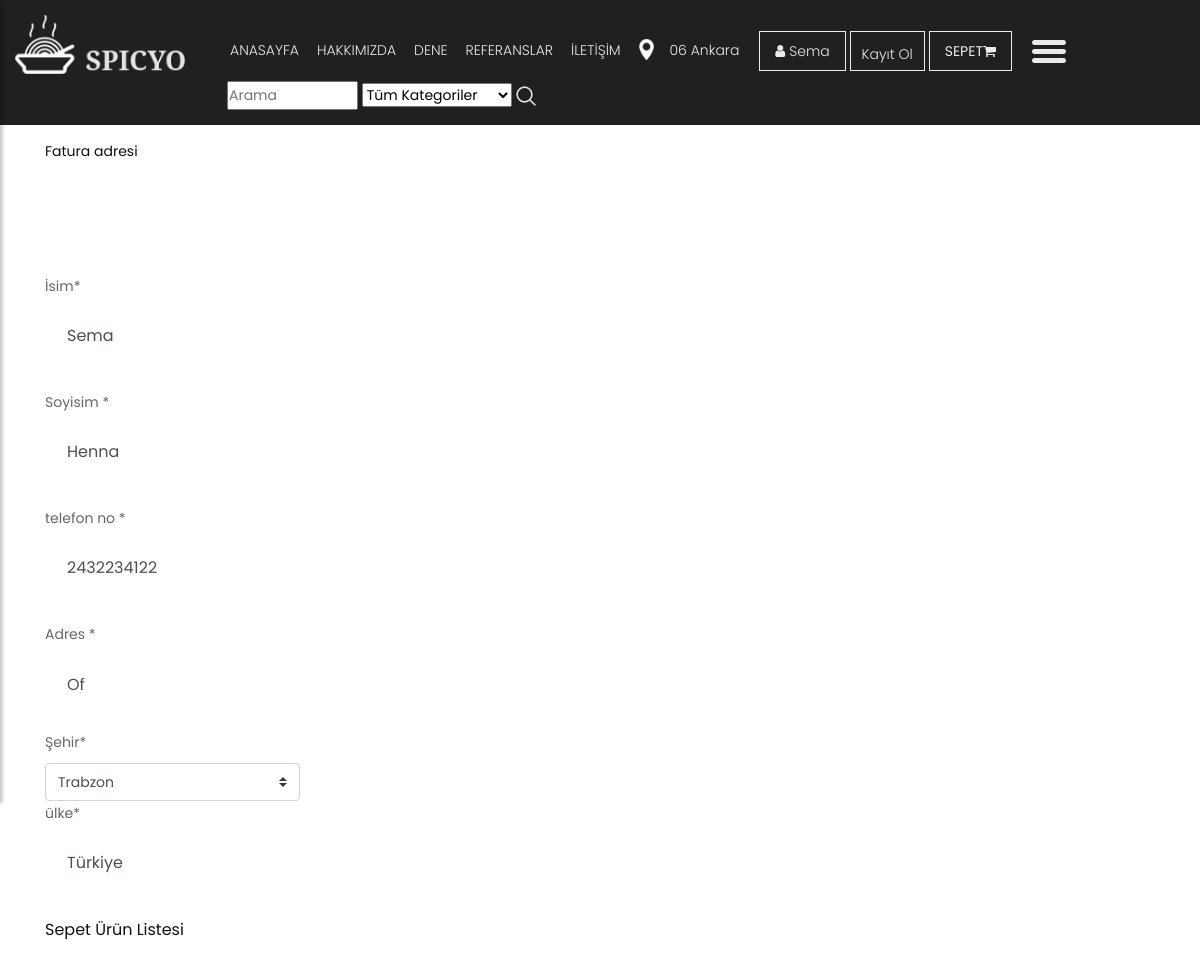
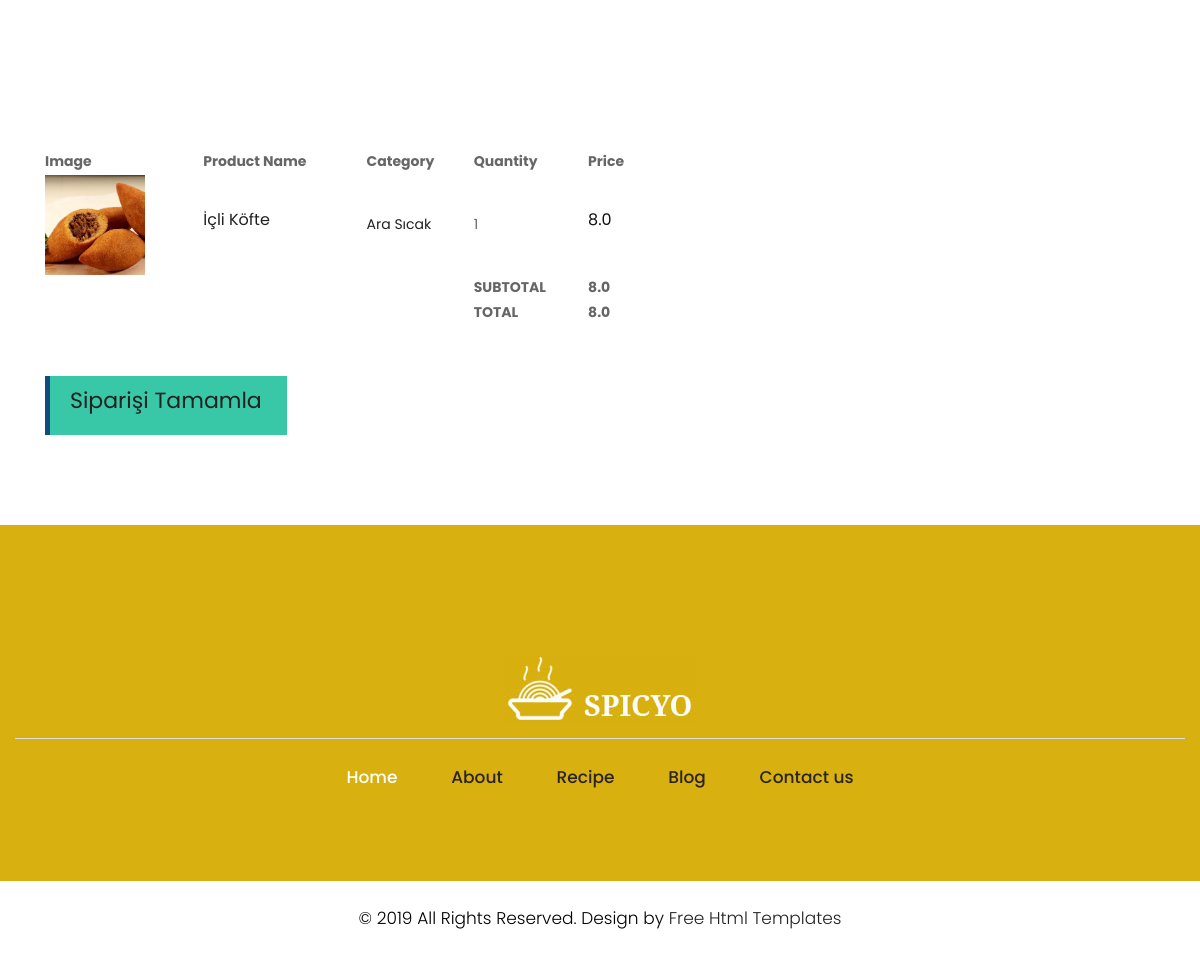
/order/orderproduct/ (signed in), run on the app's committed database (2 pictures, top to bottom).
### home/models.py (models this page shows, shortened)
class UserProfile(models.Model):
    user = models.OneToOneField(User, on_delete=models.CASCADE)
    phone = models.CharField(blank=True, max_length=20)
    address = models.CharField(max_length=150)
    city = models.CharField(blank=True, max_length=20)
    country = models.CharField(blank=True, max_length=20)
    image = models.ImageField(blank=True, upload_to='images/users/')
    def image_tag(self):
        return mark_safe('<img src="{}" height="50"/>'.format(self.image.url))
    image_tag.short_description = 'Image'

### order/models.py (models this page shows, shortened)
class ShopCart(models.Model):
    user = models.ForeignKey(User, on_delete=models.SET_NULL, null=True)
    product = models.ForeignKey(Product, on_delete=models.SET_NULL, null=True)
    quantity = models.IntegerField()
    @property
    def amount(self):
         return (self.quantity * self.product.price)

### product/models.py (models this page shows, shortened)
class Product(models.Model):
    STATUS = (
        ('True', 'Evet'),
        ('False', 'Hayır'),
    )
    catagory = models.ForeignKey(Catagory, on_delete=models.CASCADE)
    title = models.CharField(max_length=150)
    keywords = models.CharField(blank=True,max_length=255)
    description = models.CharField(blank=True,max_length=255)
    price = models.FloatField()
    amount = models.IntegerField()
    detail = RichTextUploadingField()
    slug = models.SlugField(null=False, unique=True)
    image = models.ImageField(blank=True, upload_to='images/')
    status = models.CharField(max_length=10, choices=STATUS)
    create_at = models.DateTimeField(auto_now_add=True)
    update_at = models.DateTimeField(auto_now_add=True)
    def image_tag(self):
        return mark_safe('<img src="{}" height="50"/>'.format(self.image.url))
    image_tag.short_description = 'Image'

class Catagory(MPTTModel):
    STATUS = (
        ('True', 'Evet'),
        ('False', 'Hayır'),
    )
    title = models.CharField(max_length=100)
    keywords = models.CharField(max_length=255)
    description = models.CharField(max_length=255)
    image = models.ImageField(blank=True, upload_to='images/')
    status = models.CharField(max_length=10, choices=STATUS)
    slug = models.SlugField(null=False, unique=True)
    parent = TreeForeignKey('self', blank=True, null=True, related_name='children', on_delete=models.CASCADE)
    create_at = models.DateTimeField(auto_now_add=True)
    update_at = models.DateTimeField(auto_now_add=True)
    class MPTTMeta:
        order_insertion_by= ['title']
    def __str__(self):
        full_path = [self.title]
        k = self.parent
        while k is not None:
            full_path.append(k.title)
            k = k.parent
        return ' -> '.join(full_path[::-1])
    def image_tag(self):
        return mark_safe('<img src="{}" height="50"/>'.format(self.image.url))
    image_tag.short_description = 'Image'

### order/views.py (the view, shortened to what this page needs)
# urls.py: path('orderproduct/', views.orderproduct, name='orderproduct'),
@login_required(login_url='/login')
def orderproduct(request):
    catagory = Catagory.objects.all()
    current_user=request.user
    shopcart = ShopCart.objects.filter(user_id=current_user.id)
    total = 0
    for rs in shopcart:
        total += rs.product.price * rs.quantity
    form = OrderForm()
    profile = UserProfile.objects.get(user_id=current_user.id)
    context = {'shopcart': shopcart,
               'catagory': catagory,
               'total': total,
               'profile': profile,
               'form': form,
               }
    return render(request, 'Order_Form.html', context)

### order/models.py
class OrderForm(ModelForm):
    class Meta:
        model = Order
        fields = ['first_name', 'last_name', 'address', 'phone', 'city', 'country']

### order/templates/Order_Form.html (shortened to what this page needs)
{% extends 'homebase.html' %}
{% block content %}
    <div id="breadcrumb">
        <div class="container">
            <ul class="breadcrumb">
                <li><a href="/">Anasayfa</a></li>
                <li class="active">Sipariş Formu</li>
            </ul>
        </div>
    </div>
    <div class="section">
        <div class="container">
            <div class="row">
                <form action="" method="post">
                    <div class="col-12 col-md-3">
                        <br/><br/><br/>
                            <h5>Fatura adresi</h5>
                        <br/><br/><br/><br/>
                        <div class="row">
                            <div class="col-md-12">
                                <label for="first_name">İsim<span>*</span></label>
                                <input type="text" class="form-control" name="first_name" value="{{user.first_name}}" >
                            </div>
                            <div class="col-md-12">
                                <label for="last_name">Soyisim <span>*</span></label>
                                <input type="text" class="form-control" name="last_name"  value="{{user.last_name}}" >
                            </div>
                            <div class="col-12">
                                <label for="phone_number">telefon no <span>*</span></label>
                                <input type="text" class="form-control" name="phone" min="0" value="{{ profile.phone}}">
                            </div>
                            <div class="col-12">
                                <label for="street_address">Adres <span>*</span></label>
                                <input type="text" class="form-control mb-3" name="address" value="{{profile.address}}">
                            </div>
                            <div class="col-12">
                                <label for="city">Şehir<span>*</span></label>
                                <select class="custom-select d-block w-100" name ="city">
                                    <option value="{{profile.city }}" seçilen>{{ profile.city }}</option>
                                </select>
                            </div>
                            <div class="col-12">
                                <label for="country">ülke<span>*</span></label>
                                <input type="text" class="form-control" name="country" value="{{profile.country}}">
                            </div>
                        </div>
                    </div>
                    <div class="col-12 col-md-4">
                        <h4>Sepet Ürün Listesi</h4>
                        <table cellpadding="2" width="600">
                            <br/><br/><br/>
                            <tr>
                                <th>Image</th>
                                <th>Product Name</th>
                                <th>Category</th>
                                <th>Quantity</th>
                                <th>Price</th>
                            </tr>
                            <br/><br/><br/>
                            <tbody>
                            {% for rs in shopcart %}
                                <tr>
                                    <td><img src="{{ rs.product.image.url }}" style="width: 100px; height: 100px;" alt=""></td>
                                    <td><h4 class="product-name"><a href="/product/{{ rs.id }}/{{ rs.slug }}">{{ rs.product.title }}</a></h4></td>
                                    <td><a href="/catagory/{{ rs.catagory_id }}/{{ rs.catagory.slug }}"> {{ rs.product.catagory }}</a> </td>
                                    <td>{{ rs.quantity }}</td>
                                    <td><h4>{{ rs.amount }}</h4></td>
                                </tr>
                            {% endfor %}
                            </tbody>
                            <tfoot>
                            <tr>
                                <th class="empty-form" colspan="3"></th>
                                <th>SUBTOTAL</th>
                                <th aria-colspan="2" class="total">{{ total }}</th>
                            </tr>
                            <tr>
                                <th class="empty-form" colspan="3"></th>
                                <th>TOTAL</th>
                                <th aria-colspan="2">{{ total }}</th>
                            </tr>
                            </tfoot>
                        </table>
                        <br/><br/>
                        <button type="submit" class="main_bt"><h2 style="color:yellow;"><a href="/order/orderproduct"> Siparişi Tamamla</a></h2></button>
                    </div>
                </form>
            </div>
        </div>
    </div>
{% endblock %}

### home/templates/header.html (shortened to what this page needs)
{% load static %}
{% load mptt_tags %}
    <header>
        <div class="container-fluid">
            <div class="row">
                <div class="col-lg-2 col-md-2">
                    <div class="full">
                          <a class="logo" href="/anasayfa"><img src="{% static 'images/logo.png'%}" alt="#" /></a>
                    </div>
                    <div class="header-search" style="padding: 10px">
                    </div>
                </div>
                <div class="col-md-9">
                    <div class="full">
                        <div class="right_header_info">
                            <ul>
                                <li class="dinone" style="padding: 3px"><a href="/">ANASAYFA</a></li>
                                <li class="dinone" style="padding: 3px"><a href="/hakkimizda">HAKKIMIZDA</a></li>
                                <li class="nav-item dropdown" style="padding: 3px">
                                    <a class="dinone text-uppercase pr-0 " id="navbarDropdownMenuLink" href="/dene" data-toggle="dropdown" aria-haspopup="true" aria-expanded="false">
                                        Dene
                                    </a>
                                </li>
                                <li class="dinone" style="padding: 3px"><a href="/referanslar">REFERANSLAR</a></li>
                                <li class="dinone" style="padding: 3px"><a href="/iletisim">İLETİŞİM</a></li>
                                <li class="dinone" style="padding: 3px"><img style="margin-right: 15px;height: 21px;position: relative;top: -2px;" src="{% static 'images/location_icon.png'%}" alt="#"><a href="#">06 Ankara</a></li>
                                <li class="button_user" style="padding: 3px">
                                    <div class="ht-right">
                                        {% if user.id is not None %}
                                        <a href="/user" class="login-panel" id="navbarDropdownMenuLink" data-toggle="dropdown" aria-haspopup="true" aria-expanded="false"><i class="fa fa-user"></i>
                                                {{ user.first_name }}
                                                <b class="caret"></b></a>
                                        {% else %}
                                         <a href="/login" class="button active"><i class="fa fa-user"></i> Giriş</a>
                                        {% endif %}
                                        <a class="button" style="padding: 3px" href="/signup">Kayıt Ol</a>
                                        <a href="/shopcart/">
                                            <strong class="text-uppercase"> Sepet</strong><i class="fa fa-shopping-cart">
                                        </i></a>
                                    </div>
                                <li><button type="button" style="padding: 3px" id="sidebarCollapse"><img src="{% static 'images/menu_icon.png'%}" alt="#"></button></li>
                                <li>
                                    <form action="/search/" method="post">
                                        <input id="query" name="query" class="search-query span2" type="text" size="8px" width="1px" placeholder="Arama">
                                        <select name="catid" class="input search-input" style="width: 150px;">
                                            <option value="0">Tüm Kategoriler</option>
                                        </select>
                                        <button class="icon-search" style="background: transparent">
                                            <img style="margin-right: 5px;" src="{% static 'images/search_icon.png'%}" alt="#">
                                        </button>
                                    </form>
                                </li>
                            </ul>
                        </div>
                    </div>
                </div>
            </div>
        </div>
    </header>

### home/static/css/style.css (style rules this page uses)
body { color: #666666; font-size: 14px; font-family: 'poppins', sans-serif; line-height: 1.80857; font-weight: normal; }
a { color: #1f1f1f; text-decoration: none !important; outline: none !important; -webkit-transition: all .3s ease-in-out; -moz-transition: all .3s ease-in-out; -ms-transition: all .3s ease-in-out; -o-transition: all .3s ease-in-out; transition: all .3s ease-in-out; }
h1, h2, h3, h4, h5, h6 { letter-spacing: 0; font-weight: normal; position: relative; padding: 0 0 10px 0; font-weight: normal; line-height: normal; color: #111111; margin: 0 }
h2 { font-size: 22px }
h4 { font-size: 16px }
h5 { font-size: 14px }
*, *::after, *::before { -webkit-box-sizing: border-box; -moz-box-sizing: border-box; box-sizing: border-box; }
h1 a, h2 a, h3 a, h4 a, h5 a, h6 a { color: #212121; text-decoration: none!important; opacity: 1 }
ul, li, ol { margin: 0px; padding: 0px; list-style: none; }
a { color: #222222; text-decoration: none; outline: none !important; }
a, .btn { text-decoration: none !important; outline: none !important; -webkit-transition: all .3s ease-in-out; -moz-transition: all .3s ease-in-out; -ms-transition: all .3s ease-in-out; -o-transition: all .3s ease-in-out; transition: all .3s ease-in-out; }
img { max-width: 100%; height: auto; }
button { border: 0; margin: 0; padding: 0; cursor: pointer; }
.full { float: left; width: 100%; }
.full { width: 100%; float: left; margin: 0; padding: 0; }
.main_bt { background: #38c8a8; color: #fff; padding: 8px 25px 8px 20px; float: left; font-size: 15px; font-weight: 300; border-left: solid #114c7d 5px; border-radius: 0; }
header { min-height: 90px; background: #212020; padding: 15px 0; position: fixed; width: 100%; top: 0; left: 0; z-index: 998; }
header .container-fluid { max-width: 1850px; }
.right_header_info { width: 100%; float: left; padding: 20px 0 0; }
.right_header_info ul { list-style: none; padding: 0; margin: 0; float: right; }
.right_header_info ul li { display: inline; font-size: 16px; margin-left: 45px; color: #eaeaea; font-weight: 400; float: left; }
.right_header_info ul li a { color: #eaeaea; font-weight: 300; }
.button_user a { float: left; min-width: 75px; height: 35px; text-align: center; line-height: 35px; position: relative; top: -3px; padding: 0 15px; margin: 0 2px; }
.button_user a { float: left; min-width: 75px; height: 40px; text-align: center; line-height: 38px; position: relative; top: -7px; padding: 0 15px; margin: 0 2px; border: solid #eaeaea 1px; }
#sidebarCollapse { background: transparent; }
.form-control { border: #fff solid 2px; border-radius: inherit; margin-bottom: 25px; padding: 15px 20px; font-family: poppins; }
#sidebarCollapse { background: transparent; padding: 0; border: none; }
* { margin: 0; padding: 0; }

### home/static/css/responsive.css (style rules this page uses)
@media (min-width: 1200px) and (max-width: 1500px) { .right_header_info ul li { font-size: 14px; margin-left: 12px; } }

### data on the page
UserProfile: phone "2432234122", address "Of", city "Trabzon", country "Türkiye"
ShopCart: product.image (picture), product "İçli Köfte", product.catagory "Ara Sıcak", quantity "1", amount "8.0"

### other printed values
{{ user.first_name }} "Sema"
{{ total }} "8.0"
